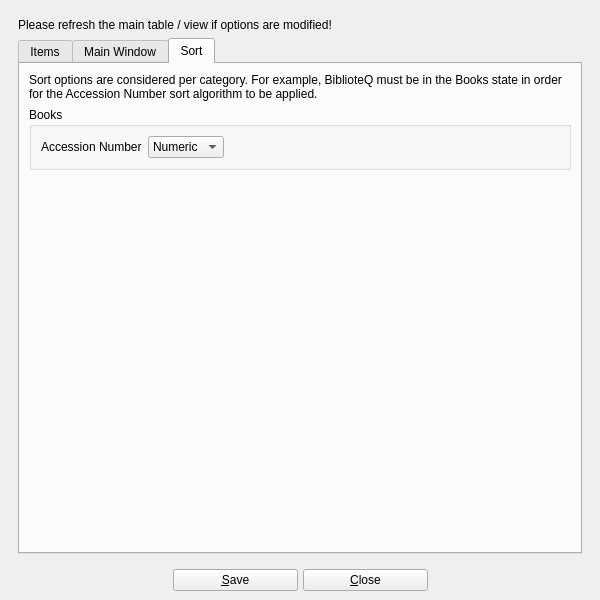
<?xml version="1.0" encoding="UTF-8"?>
<ui version="4.0">
 <class>otheroptions</class>
 <widget class="QMainWindow" name="otheroptions">
  <property name="geometry">
   <rect>
    <x>0</x>
    <y>0</y>
    <width>600</width>
    <height>600</height>
   </rect>
  </property>
  <property name="windowTitle">
   <string>BiblioteQ: Other Options</string>
  </property>
  <property name="windowIcon">
   <iconset resource="../Icons/icons.qrc">
    <normaloff>:/book.png</normaloff>:/book.png</iconset>
  </property>
  <widget class="QWidget" name="centralwidget">
   <layout class="QVBoxLayout" name="verticalLayout">
    <item>
     <widget class="QScrollArea" name="scrollArea">
      <property name="frameShape">
       <enum>QFrame::NoFrame</enum>
      </property>
      <property name="widgetResizable">
       <bool>true</bool>
      </property>
      <widget class="QWidget" name="scrollAreaWidgetContents">
       <property name="geometry">
        <rect>
         <x>0</x>
         <y>0</y>
         <width>582</width>
         <height>550</height>
        </rect>
       </property>
       <layout class="QVBoxLayout" name="verticalLayout_2">
        <item>
         <widget class="QLabel" name="label_5">
          <property name="text">
           <string>Please refresh the main table / view if options are modified!</string>
          </property>
          <property name="wordWrap">
           <bool>true</bool>
          </property>
         </widget>
        </item>
        <item>
         <widget class="QTabWidget" name="tabWidget">
          <property name="currentIndex">
           <number>2</number>
          </property>
          <widget class="QWidget" name="tab_1">
           <attribute name="title">
            <string>Items</string>
           </attribute>
           <layout class="QVBoxLayout" name="verticalLayout_5">
            <item>
             <widget class="QGroupBox" name="groupBox_2">
              <property name="title">
               <string>ISBN Display Formats</string>
              </property>
              <layout class="QVBoxLayout" name="verticalLayout_7">
               <item>
                <layout class="QHBoxLayout" name="horizontalLayout_3">
                 <item>
                  <widget class="QLabel" name="label_6">
                   <property name="text">
                    <string>ISBN-10</string>
                   </property>
                  </widget>
                 </item>
                 <item>
                  <widget class="QComboBox" name="isbn10_display_format">
                   <property name="sizeAdjustPolicy">
                    <enum>QComboBox::AdjustToContents</enum>
                   </property>
                   <item>
                    <property name="text">
                     <string>A-BCDE-FGHI-J</string>
                    </property>
                   </item>
                  </widget>
                 </item>
                 <item>
                  <spacer name="horizontalSpacer_3">
                   <property name="orientation">
                    <enum>Qt::Horizontal</enum>
                   </property>
                   <property name="sizeHint" stdset="0">
                    <size>
                     <width>40</width>
                     <height>20</height>
                    </size>
                   </property>
                  </spacer>
                 </item>
                </layout>
               </item>
               <item>
                <layout class="QHBoxLayout" name="horizontalLayout_4">
                 <item>
                  <widget class="QLabel" name="label_7">
                   <property name="text">
                    <string>ISBN-13</string>
                   </property>
                  </widget>
                 </item>
                 <item>
                  <widget class="QComboBox" name="isbn13_display_format">
                   <property name="sizeAdjustPolicy">
                    <enum>QComboBox::AdjustToContents</enum>
                   </property>
                   <item>
                    <property name="text">
                     <string>97X-ABCD-EFGH-IJ</string>
                    </property>
                   </item>
                   <item>
                    <property name="text">
                     <string>A-BCDEFG-HIJKLM</string>
                    </property>
                   </item>
                  </widget>
                 </item>
                 <item>
                  <spacer name="horizontalSpacer_4">
                   <property name="orientation">
                    <enum>Qt::Horizontal</enum>
                   </property>
                   <property name="sizeHint" stdset="0">
                    <size>
                     <width>40</width>
                     <height>20</height>
                    </size>
                   </property>
                  </spacer>
                 </item>
                </layout>
               </item>
              </layout>
             </widget>
            </item>
            <item>
             <widget class="QLabel" name="label">
              <property name="text">
               <string>Please note that the publication date formats are applied to item details and the main window.</string>
              </property>
              <property name="wordWrap">
               <bool>true</bool>
              </property>
             </widget>
            </item>
            <item>
             <widget class="QTableWidget" name="publication_date">
              <property name="alternatingRowColors">
               <bool>true</bool>
              </property>
              <property name="selectionMode">
               <enum>QAbstractItemView::SingleSelection</enum>
              </property>
              <property name="selectionBehavior">
               <enum>QAbstractItemView::SelectRows</enum>
              </property>
              <property name="verticalScrollMode">
               <enum>QAbstractItemView::ScrollPerPixel</enum>
              </property>
              <property name="horizontalScrollMode">
               <enum>QAbstractItemView::ScrollPerPixel</enum>
              </property>
              <attribute name="horizontalHeaderMinimumSectionSize">
               <number>250</number>
              </attribute>
              <attribute name="horizontalHeaderDefaultSectionSize">
               <number>250</number>
              </attribute>
              <attribute name="horizontalHeaderStretchLastSection">
               <bool>true</bool>
              </attribute>
              <attribute name="verticalHeaderVisible">
               <bool>false</bool>
              </attribute>
              <column>
               <property name="text">
                <string>Item Type</string>
               </property>
              </column>
              <column>
               <property name="text">
                <string>Publication Date Format</string>
               </property>
              </column>
             </widget>
            </item>
           </layout>
          </widget>
          <widget class="QWidget" name="tab_2">
           <attribute name="title">
            <string>Main Window</string>
           </attribute>
           <layout class="QVBoxLayout" name="verticalLayout_6">
            <item>
             <widget class="QCheckBox" name="availability_colors">
              <property name="text">
               <string>&amp;Availability Colors</string>
              </property>
             </widget>
            </item>
            <item>
             <widget class="QTableWidget" name="availability_color">
              <property name="alternatingRowColors">
               <bool>true</bool>
              </property>
              <property name="selectionMode">
               <enum>QAbstractItemView::SingleSelection</enum>
              </property>
              <property name="selectionBehavior">
               <enum>QAbstractItemView::SelectRows</enum>
              </property>
              <property name="verticalScrollMode">
               <enum>QAbstractItemView::ScrollPerPixel</enum>
              </property>
              <property name="horizontalScrollMode">
               <enum>QAbstractItemView::ScrollPerPixel</enum>
              </property>
              <attribute name="horizontalHeaderMinimumSectionSize">
               <number>250</number>
              </attribute>
              <attribute name="horizontalHeaderDefaultSectionSize">
               <number>250</number>
              </attribute>
              <attribute name="horizontalHeaderStretchLastSection">
               <bool>true</bool>
              </attribute>
              <attribute name="verticalHeaderVisible">
               <bool>false</bool>
              </attribute>
              <column>
               <property name="text">
                <string>Item Type</string>
               </property>
              </column>
              <column>
               <property name="text">
                <string>Availability Color</string>
               </property>
              </column>
             </widget>
            </item>
            <item>
             <widget class="QCheckBox" name="book_read_status">
              <property name="toolTip">
               <string>&lt;html&gt;&lt;head/&gt;&lt;body&gt;&lt;p&gt;Display the Read Status column for the Books category. Please note that enabling this option may degrade performance for views containing numerous items. SQLite databases only.&lt;/p&gt;&lt;/body&gt;&lt;/html&gt;</string>
              </property>
              <property name="text">
               <string>Book Read Status</string>
              </property>
             </widget>
            </item>
            <item>
             <layout class="QHBoxLayout" name="horizontalLayout_2">
              <item>
               <widget class="QLabel" name="label_2">
                <property name="text">
                 <string>Canvas Background Color</string>
                </property>
               </widget>
              </item>
              <item>
               <widget class="QPushButton" name="main_window_canvas_background_color">
                <property name="styleSheet">
                 <string notr="true">background-color: #ffffff;</string>
                </property>
                <property name="text">
                 <string notr="true">#ffffff</string>
                </property>
               </widget>
              </item>
              <item>
               <spacer name="horizontalSpacer_2">
                <property name="orientation">
                 <enum>Qt::Horizontal</enum>
                </property>
                <property name="sizeHint" stdset="0">
                 <size>
                  <width>40</width>
                  <height>20</height>
                 </size>
                </property>
               </spacer>
              </item>
             </layout>
            </item>
            <item>
             <layout class="QHBoxLayout" name="horizontalLayout_5">
              <item>
               <widget class="QLabel" name="label_8">
                <property name="text">
                 <string>Icons View Column Count</string>
                </property>
               </widget>
              </item>
              <item>
               <widget class="QSpinBox" name="icons_view_column_count">
                <property name="toolTip">
                 <string>[5, 100]</string>
                </property>
                <property name="minimum">
                 <number>5</number>
                </property>
                <property name="maximum">
                 <number>100</number>
                </property>
               </widget>
              </item>
              <item>
               <spacer name="horizontalSpacer_5">
                <property name="orientation">
                 <enum>Qt::Horizontal</enum>
                </property>
                <property name="sizeHint" stdset="0">
                 <size>
                  <width>40</width>
                  <height>20</height>
                 </size>
                </property>
               </spacer>
              </item>
             </layout>
            </item>
            <item>
             <widget class="QCheckBox" name="show_maintable_progress_dialogs">
              <property name="toolTip">
               <string>&lt;html&gt;&lt;head/&gt;&lt;body&gt;&lt;p&gt;Progress dialogs shall be shown during the populating of data on the main table / view. Dialogs may be interrupted by the F8 key.&lt;/p&gt;&lt;/body&gt;&lt;/html&gt;</string>
              </property>
              <property name="text">
               <string>&amp;Show Progress Dialogs</string>
              </property>
              <property name="checked">
               <bool>true</bool>
              </property>
             </widget>
            </item>
            <item>
             <widget class="QCheckBox" name="show_maintable_images">
              <property name="toolTip">
               <string>&lt;html&gt;&lt;head/&gt;&lt;body&gt;&lt;p&gt;Please reload the main table on value change.&lt;/p&gt;&lt;/body&gt;&lt;/html&gt;</string>
              </property>
              <property name="text">
               <string>&amp;Show Table / View Images</string>
              </property>
              <property name="checked">
               <bool>true</bool>
              </property>
             </widget>
            </item>
            <item>
             <widget class="QCheckBox" name="show_maintable_tooltips">
              <property name="toolTip">
               <string>&lt;html&gt;&lt;head/&gt;&lt;body&gt;&lt;p&gt;Please reload the main table on value change.&lt;/p&gt;&lt;/body&gt;&lt;/html&gt;</string>
              </property>
              <property name="text">
               <string>&amp;Show Table Tool Tips</string>
              </property>
             </widget>
            </item>
           </layout>
          </widget>
          <widget class="QWidget" name="tab_4">
           <attribute name="title">
            <string>Sort</string>
           </attribute>
           <layout class="QVBoxLayout" name="verticalLayout_3">
            <item>
             <widget class="QLabel" name="label_4">
              <property name="text">
               <string>Sort options are considered per category. For example, BiblioteQ must be in the Books state in order for the Accession Number sort algorithm to be applied.</string>
              </property>
              <property name="wordWrap">
               <bool>true</bool>
              </property>
             </widget>
            </item>
            <item>
             <widget class="QGroupBox" name="groupBox">
              <property name="title">
               <string>Books</string>
              </property>
              <layout class="QVBoxLayout" name="verticalLayout_4">
               <item>
                <layout class="QHBoxLayout" name="horizontalLayout">
                 <item>
                  <widget class="QLabel" name="label_3">
                   <property name="text">
                    <string>Accession Number</string>
                   </property>
                  </widget>
                 </item>
                 <item>
                  <widget class="QComboBox" name="books_accession_number">
                   <property name="sizeAdjustPolicy">
                    <enum>QComboBox::AdjustToContents</enum>
                   </property>
                   <item>
                    <property name="text">
                     <string>Numeric</string>
                    </property>
                   </item>
                   <item>
                    <property name="text">
                     <string>Text</string>
                    </property>
                   </item>
                  </widget>
                 </item>
                 <item>
                  <spacer name="horizontalSpacer">
                   <property name="orientation">
                    <enum>Qt::Horizontal</enum>
                   </property>
                   <property name="sizeHint" stdset="0">
                    <size>
                     <width>40</width>
                     <height>20</height>
                    </size>
                   </property>
                  </spacer>
                 </item>
                </layout>
               </item>
              </layout>
             </widget>
            </item>
            <item>
             <spacer name="verticalSpacer_2">
              <property name="orientation">
               <enum>Qt::Vertical</enum>
              </property>
              <property name="sizeHint" stdset="0">
               <size>
                <width>20</width>
                <height>40</height>
               </size>
              </property>
             </spacer>
            </item>
           </layout>
          </widget>
         </widget>
        </item>
       </layout>
      </widget>
     </widget>
    </item>
    <item>
     <layout class="QHBoxLayout">
      <property name="spacing">
       <number>5</number>
      </property>
      <item>
       <spacer>
        <property name="orientation">
         <enum>Qt::Horizontal</enum>
        </property>
        <property name="sizeHint" stdset="0">
         <size>
          <width>39</width>
          <height>20</height>
         </size>
        </property>
       </spacer>
      </item>
      <item>
       <widget class="QPushButton" name="save">
        <property name="minimumSize">
         <size>
          <width>125</width>
          <height>0</height>
         </size>
        </property>
        <property name="text">
         <string>&amp;Save</string>
        </property>
        <property name="icon">
         <iconset resource="../Icons/icons.qrc">
          <normaloff>:/16x16/ok.png</normaloff>:/16x16/ok.png</iconset>
        </property>
        <property name="shortcut">
         <string>Ctrl+S</string>
        </property>
       </widget>
      </item>
      <item>
       <widget class="QPushButton" name="close">
        <property name="minimumSize">
         <size>
          <width>125</width>
          <height>0</height>
         </size>
        </property>
        <property name="text">
         <string>&amp;Close</string>
        </property>
        <property name="icon">
         <iconset resource="../Icons/icons.qrc">
          <normaloff>:/16x16/cancel.png</normaloff>:/16x16/cancel.png</iconset>
        </property>
        <property name="shortcut">
         <string>Ctrl+W</string>
        </property>
       </widget>
      </item>
      <item>
       <spacer>
        <property name="orientation">
         <enum>Qt::Horizontal</enum>
        </property>
        <property name="sizeHint" stdset="0">
         <size>
          <width>40</width>
          <height>20</height>
         </size>
        </property>
       </spacer>
      </item>
     </layout>
    </item>
   </layout>
  </widget>
 </widget>
 <tabstops>
  <tabstop>scrollArea</tabstop>
  <tabstop>tabWidget</tabstop>
  <tabstop>isbn10_display_format</tabstop>
  <tabstop>isbn13_display_format</tabstop>
  <tabstop>publication_date</tabstop>
  <tabstop>availability_colors</tabstop>
  <tabstop>availability_color</tabstop>
  <tabstop>book_read_status</tabstop>
  <tabstop>main_window_canvas_background_color</tabstop>
  <tabstop>icons_view_column_count</tabstop>
  <tabstop>show_maintable_progress_dialogs</tabstop>
  <tabstop>show_maintable_images</tabstop>
  <tabstop>show_maintable_tooltips</tabstop>
  <tabstop>books_accession_number</tabstop>
  <tabstop>save</tabstop>
  <tabstop>close</tabstop>
 </tabstops>
 <resources>
  <include location="../Icons/icons.qrc"/>
 </resources>
 <connections/>
</ui>
